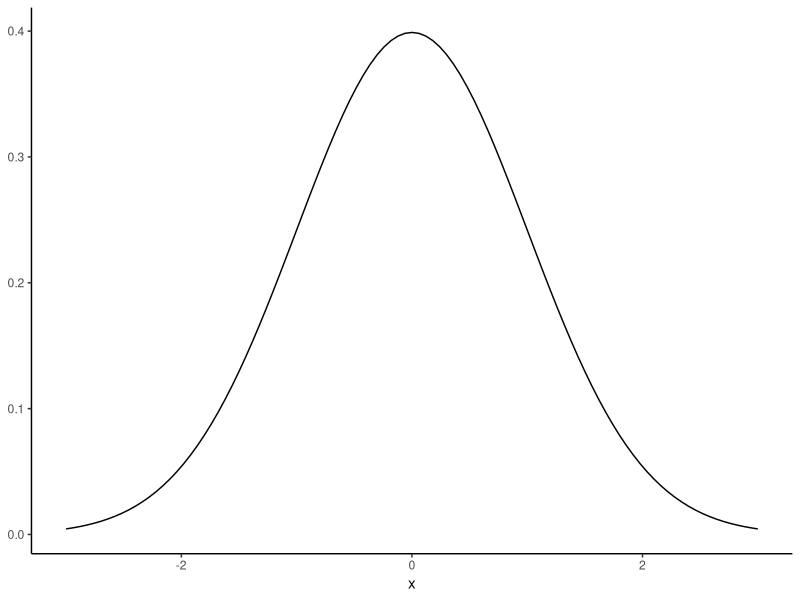
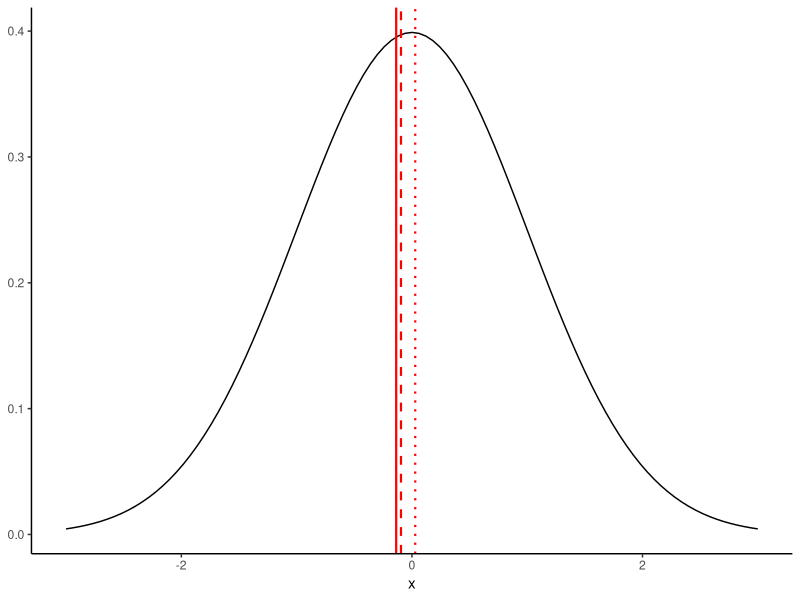
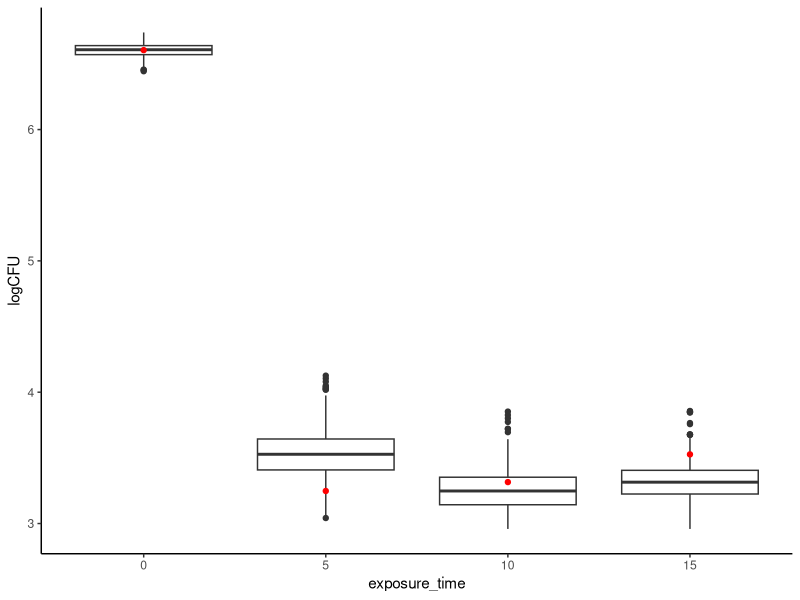
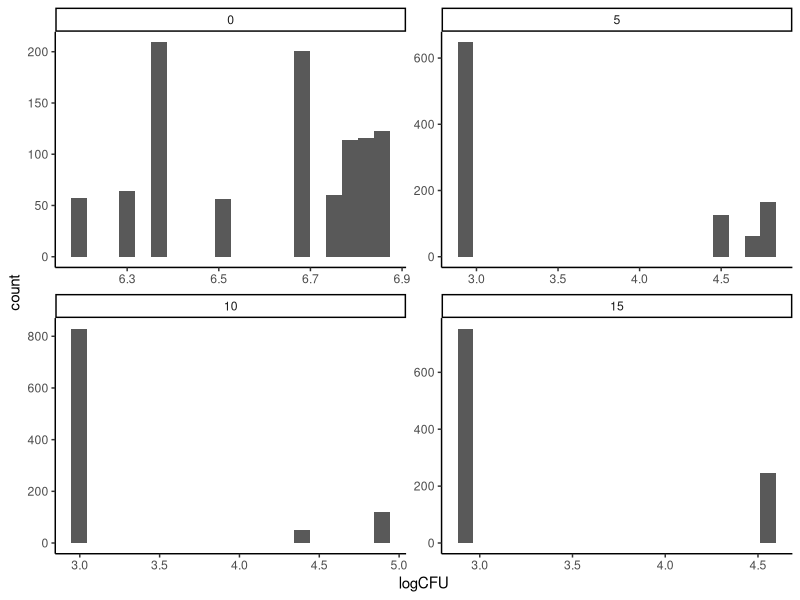
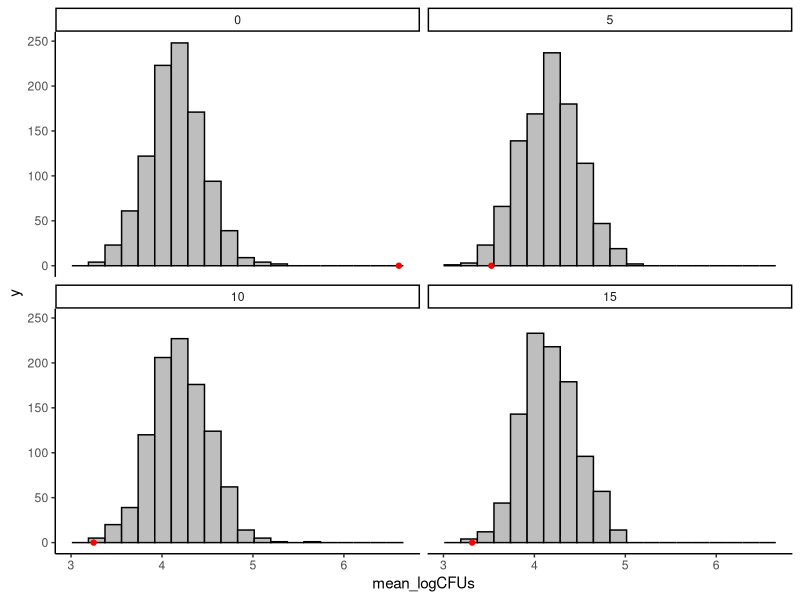
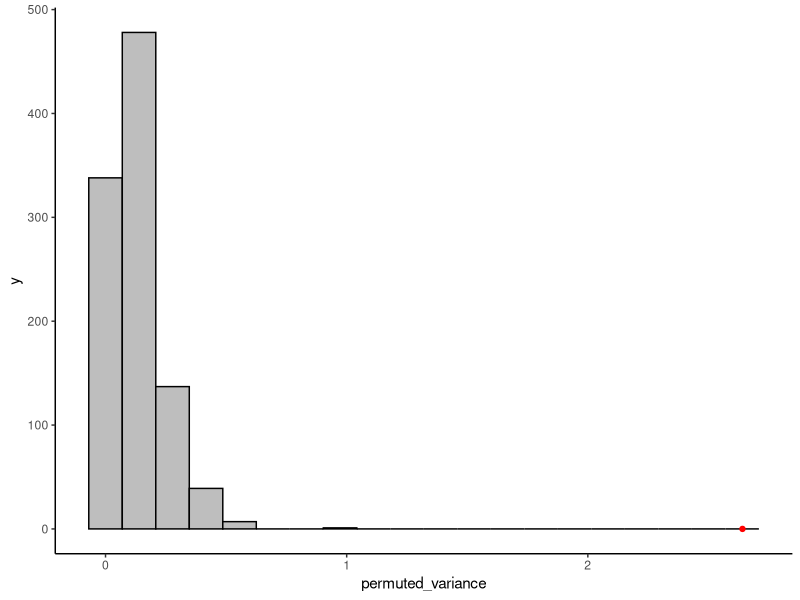

Write the R code that produced these figures, in order.
## ---- chunk 1
knitr::opts_chunk$set(message = FALSE)
library(tidyverse)
library(skimr)
set.seed(10)
tomato_salmonella <- readxl::read_excel("Files/Week 10/Thesis Data Mastersheet.xls", range = "A6:I78") %>% fill(`Time (sec)`)
## ---- chunk 2
head(tomato_salmonella)
skimr::skim(tomato_salmonella)
## ---- chunk 3
tomato_salmonella %>%
  group_by(`Time (sec)`) %>%
  summarize(mean = mean(`Log CFU/mL`),
            sd = sd(`Log CFU/mL`))
## ---- chunk 4
p <- 
  ggplot(data = data.frame(x = c(-3, 3)), aes(x)) + 
  geom_function(fun = dnorm, n = 101, args = list(mean = 0, sd = 1)) +
  labs(y = NULL) +
  theme_classic()
p
## ---- chunk 5
normal_samples <- tibble(x1 = rnorm(100),
                         x2 = rnorm(100),
                         x3 = rnorm(100))
skim(normal_samples)
## ---- chunk 6
p + 
  geom_vline(xintercept = mean(normal_samples$x1), color = "red", size = 0.75) +
  geom_vline(xintercept = mean(normal_samples$x2), color = "red", size = 0.75, linetype = "dashed") +
  geom_vline(xintercept = mean(normal_samples$x3), color = "red", size = 0.75, linetype = "dotted") 
## ---- chunk 7
# Here we set a number of iterations for the bootstrap.  If your computer is slower, consider setting this to 100 just for the example.

boot_reps <- 1000

# for each step of the loop, we will generate a new sample for each of our
# treatments and take its mean
booted_means <- tibble(`0` = numeric(boot_reps),
                       `5` = numeric(boot_reps),
                       `10` = numeric(boot_reps),
                       `15` = numeric(boot_reps))
for(i in 1:boot_reps){
  this_loop_means <- list()
  # for each step, we will make our lives easier (in terms of typing) by stepping through a loop of the treatments
  for(time in c(0, 5, 10, 15)){
    tomato_salmonella %>%
      filter(`Time (sec)` == time) %>%
      pull(`Log CFU/mL`) %>%
      sample(x = ., size = 18, replace = TRUE) %>% # this is the "bootstrap" step, note replace = TRUE
      mean %>%
      c(this_loop_means, .) -> # don't forget to store the results of the loop somewhere!
      this_loop_means 
  }
  booted_means[i, ] <- this_loop_means
}
## ---- chunk 8
booted_means %>%
  mutate(boot_id = row_number()) %>%
  pivot_longer(names_to = "exposure_time", values_to = "logCFU", -boot_id) %>%
  mutate(exposure_time = as.numeric(exposure_time)) %>%
  ggplot(aes(x = exposure_time, y = logCFU, group = exposure_time)) +
  geom_boxplot() + 
  geom_point(data = tibble(exposure_time = c(0, 5, 10, 15), 
                           logCFU = tomato_salmonella %>% 
                             group_by(`Time (sec)`) %>% 
                             summarize(mean = mean(`Log CFU/mL`)) %>% 
                             pull(mean)),
             color = "red") +
  theme_classic()
## ---- chunk 9
# Actual observed means
tomato_salmonella %>% group_by(`Time (sec)`) %>% summarize(mean = mean(`Log CFU/mL`)) %>% pull(mean)

# And our bootstrapped ranges
summary(booted_means)
## ---- chunk 10
# set your boot reps to something appropriate
boot_reps <- 1000 # Again, if your computer is slow consider setting this to 100 instead just for the example

boot_samples <- tibble(boot_id = 1:boot_reps) # this is just a place to put the observations

for(time in c(0, 5, 10, 15)){
  tomato_salmonella %>%
    filter(`Time (sec)` == time) %>%
    pull(`Log CFU/mL`) %>%
    sample(x = ., size = boot_reps, replace = TRUE) %>%
    cbind(boot_samples, .) -> # don't forget to save it
    boot_samples
}

boot_samples %>%
  rename(`0` = 2, `5` = 3, `10` = 4, `15` = 5) %>%
  pivot_longer(names_to = "exposure_time", values_to = "logCFU", -boot_id) %>%
  mutate(exposure_time = as.numeric(exposure_time)) ->
  boot_samples

boot_samples %>%
  ggplot(aes(x = logCFU)) + 
  geom_histogram(bins = 20) +
  facet_wrap(~exposure_time, scales = "free") + 
  theme_classic()
## ---- chunk 11
tomato_salmonella %>%
  group_by(`Time (sec)`) %>%
  summarize(mean_CFUs = mean(`Log CFU/mL`))
## ---- chunk 12
# first, just to show how this works, let's do it once:
permutation_example <- tomato_salmonella %>%
  select(`Time (sec)`, `Log CFU/mL`) %>%
  bind_cols(sample(tomato_salmonella$`Time (sec)`, replace = FALSE)) %>% # unlike bootstrapping we use replace = FALSE to just permute our sample
  rename(actual_time = 1, logCFU = 2, permuted_time = 3)
permutation_example
## ---- chunk 13
# Our actual observations
permutation_example %>%
  group_by(actual_time) %>%
  summarize(mean = mean(logCFU))

# Our permuted observations 
permutation_example %>%
  group_by(permuted_time) %>%
  summarize(mean = mean(logCFU))
## ---- chunk 14
permutation_reps <- 1000 # set this to 100 or so if your computer is slow for the demo

permuted_samples <- tibble(time = character(),
                           mean_logCFUs = numeric(),
                           permutation_id = numeric()
)
for(i in 1:permutation_reps){
  permuted_times <- sample(tomato_salmonella$`Time (sec)`, replace = FALSE) # make a scrambled set of treatments
  permuted_means <- tibble(time = permuted_times,
                           logCFUs = tomato_salmonella$`Log CFU/mL`) %>%
    group_by(time) %>%
    summarize(mean_logCFUs = mean(logCFUs)) %>%
    mutate(permutation_id = i) # keep track of the permutation rep that generated these means
  
  # Don't forget to actually store the reps of the for() loop!
  permuted_samples <- bind_rows(permuted_samples, 
                                permuted_means)
}
## ---- chunk 15
actual_means <- tomato_salmonella %>%
  group_by(`Time (sec)`) %>%
  summarize(mean_CFUs = mean(`Log CFU/mL`)) %>%
  rename(time = 1, mean_logCFUs = mean_CFUs) %>%
  mutate(time = as.numeric(time))

# For example, let's take a look at the 0-second treatment
permuted_samples %>%
  mutate(time = as.numeric(time)) %>%
  ggplot(aes(x = mean_logCFUs)) + 
  geom_histogram(bins = 20, color = "black", fill = "grey") +
  geom_point(data = actual_means, aes(y = 0), color = "red") +
  facet_wrap(~time) +
  theme_classic()
## ---- chunk 16
actual_value <- actual_means %>% filter(time == 0) %>% pull(mean_logCFUs)
permuted_samples %>%
  filter(time == 0) %>%
  mutate(bigger = mean_logCFUs > actual_value) %>%
  summarize(total_bigger = sum(bigger))
## ---- chunk 17
skim(permuted_samples)
## ---- chunk 18
# Our observed between-group variation
actual_means %>%
  summarize(actual_variance = var(mean_logCFUs))

# Our permuted samples variation
permuted_samples %>%
  group_by(permutation_id) %>% # we want to calculate variance within each permutation rep %>%
  summarize(permuted_variance = var(mean_logCFUs)) %>%
  ggplot(aes(x = permuted_variance)) + 
  geom_histogram(bins = 20, color = "black", fill = "grey") +
  geom_point(aes(y = 0, x = actual_variance), 
             data = actual_means %>% summarize(actual_variance = var(mean_logCFUs)), 
             color = "red") + 
  theme_classic()
